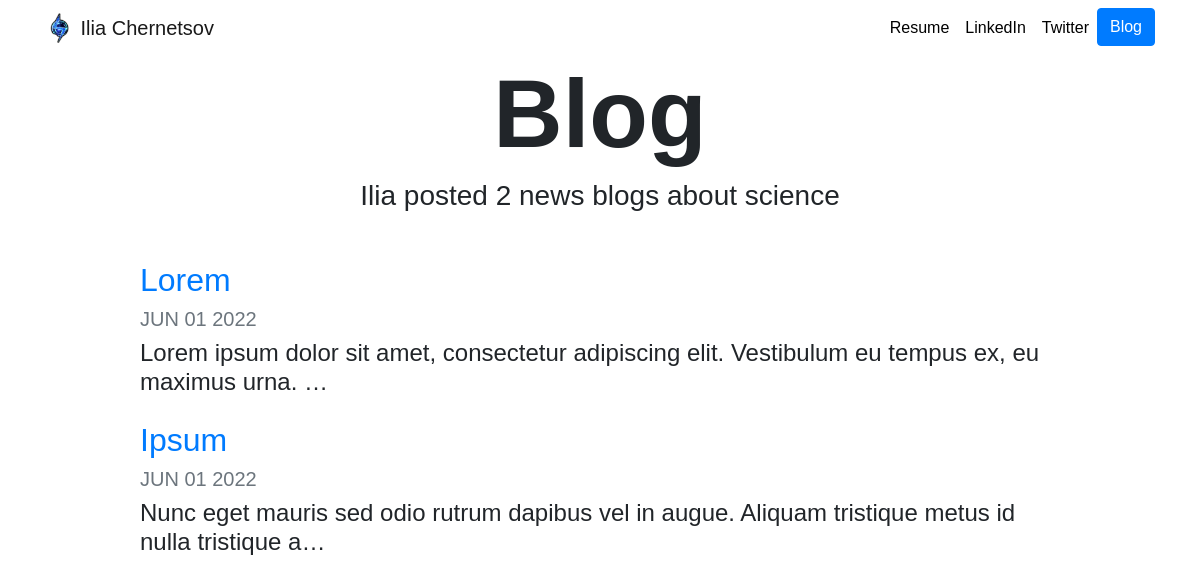
/blog/, run on an earlier commit of the app's database.
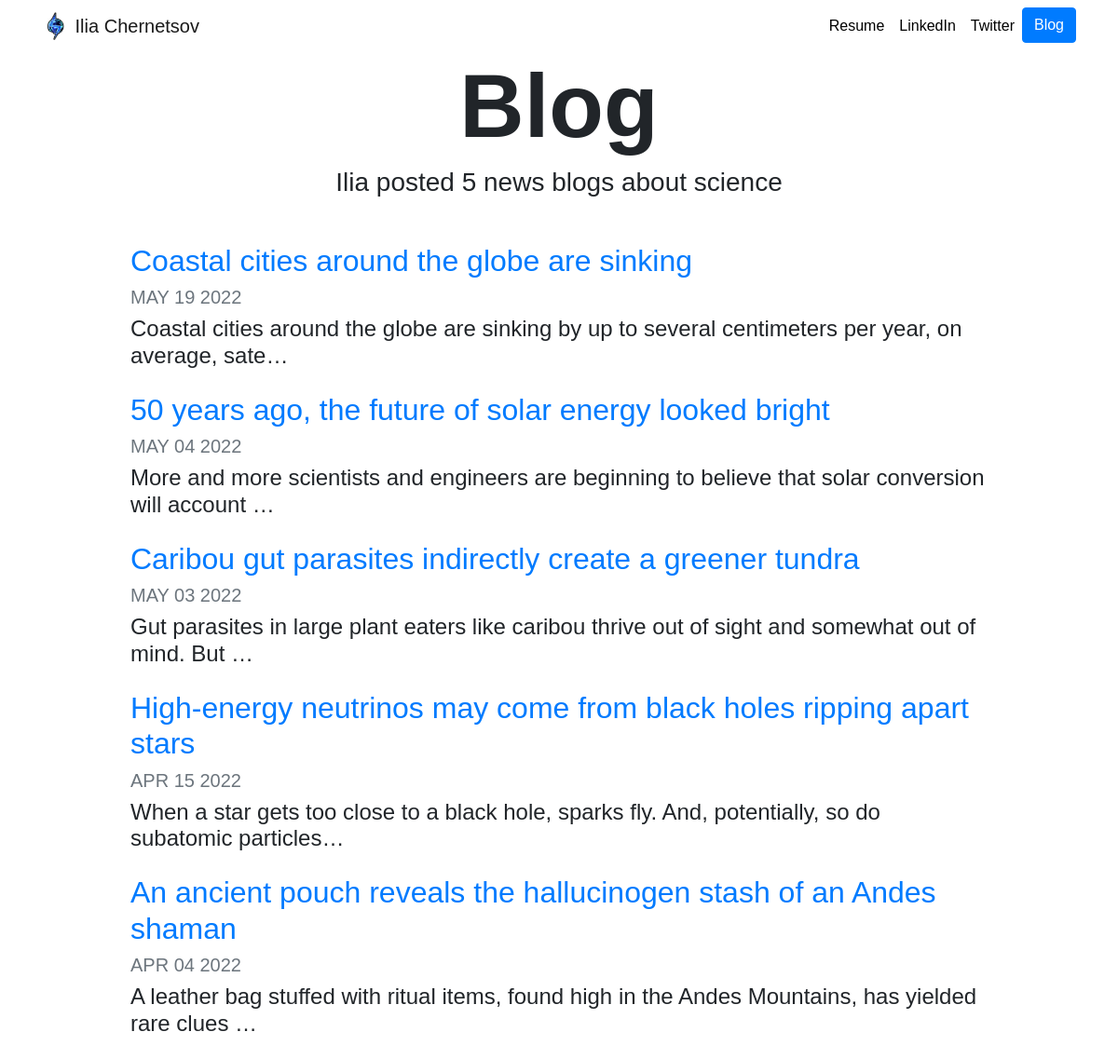
And on a later commit of the database.
### blog/models.py (models this page shows, shortened)
class Blog(models.Model):
    title = models.CharField(max_length=200)
    description = models.TextField()
    date = models.DateField()

### blog/views.py (the view)
# urls.py: path('', views.all_blogs, name='all_blogs'),
def all_blogs(request):
    blogs = Blog.objects.order_by('-date')
    return render(request, 'blog/all_blogs.html', {'blogs': blogs})

### templates/blog/all_blogs.html
{% extends "base.html" %}
{% load static %}
{% block content %}
<h1 id="blogtitle" class="font-weight-bold text-center">Blog</h1>
<h3 class="text-center mb-5">Ilia posted {{ blogs.count }} news blog{{ blogs.count|pluralize }} about science</h3>
{% for blog in blogs %}
<div class="row justify-content-center my-3">
  <div class="col-md-10">
    <a href="{% url 'blog:detail' blog.id %}">
      <h2>{{ blog.title }}</h2>
    </a>
    <h5 class="text-muted">{{ blog.date|date:'M d Y'|upper }}</h5>
    <h4>{{ blog.description|striptags|truncatechars:100 }}</h4>
  </div>
</div>
{% endfor %}
{% endblock %}

What changed in the data, as far as the page shows it:
removed Blog: title "Lorem", date "JUN 01 2022", description "Lorem ipsum dolor sit amet, consectetur adipiscing elit. Vestibulum eu tempus ex, eu maximus urna. …"
removed Blog: title "Ipsum", date "JUN 01 2022", description "Nunc eget mauris sed odio rutrum dapibus vel in augue. Aliquam tristique metus id nulla tristique a…"
added Blog: title "Coastal cities around the globe are sinking", date "MAY 19 2022", description "Coastal cities around the globe are sinking by up to several centimeters per year, on average, sate…"
added Blog: title "50 years ago, the future of solar energy looked bright", date "MAY 04 2022", description "More and more scientists and engineers are beginning to believe that solar conversion will account …"
added Blog: title "Caribou gut parasites indirectly create a greener tundra", date "MAY 03 2022", description "Gut parasites in large plant eaters like caribou thrive out of sight and somewhat out of mind. But …"
added Blog: title "High-energy neutrinos may come from black holes ripping apart stars", date "APR 15 2022", description "When a star gets too close to a black hole, sparks fly. And, potentially, so do subatomic particles…"
added Blog: title "An ancient pouch reveals the hallucinogen stash of an Andes shaman", date "APR 04 2022", description "A leather bag stuffed with ritual items, found high in the Andes Mountains, has yielded rare clues …"
Also different on the page:
{{ blogs.count }}: "2" → "5"
